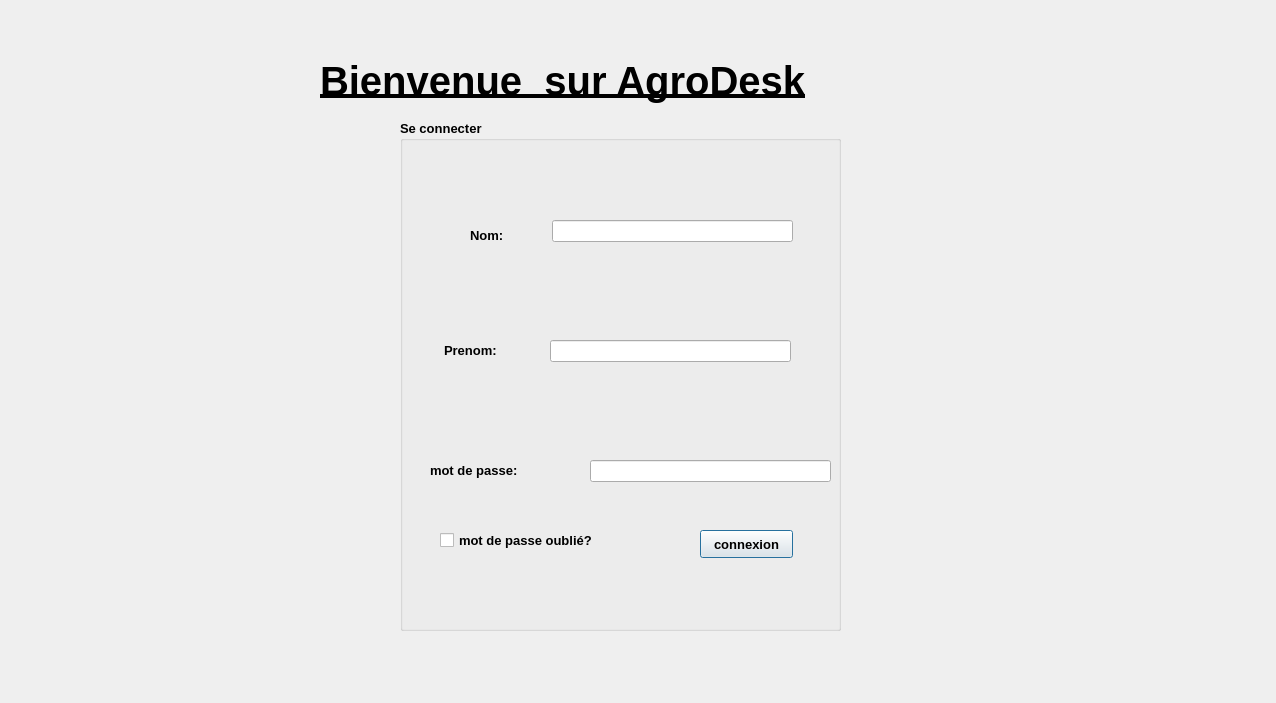
<?xml version="1.0" encoding="UTF-8"?>
<ui version="4.0">
 <class>login</class>
 <widget class="QDialog" name="login">
  <property name="geometry">
   <rect>
    <x>0</x>
    <y>0</y>
    <width>1276</width>
    <height>703</height>
   </rect>
  </property>
  <property name="windowTitle">
   <string>Dialog</string>
  </property>
  <widget class="QGroupBox" name="groupBox">
   <property name="geometry">
    <rect>
     <x>400</x>
     <y>120</y>
     <width>441</width>
     <height>511</height>
    </rect>
   </property>
   <property name="font">
    <font>
     <pointsize>10</pointsize>
     <weight>75</weight>
     <bold>true</bold>
    </font>
   </property>
   <property name="title">
    <string>Se connecter</string>
   </property>
   <widget class="QLabel" name="label_4">
    <property name="geometry">
     <rect>
      <x>70</x>
      <y>100</y>
      <width>91</width>
      <height>31</height>
     </rect>
    </property>
    <property name="text">
     <string>Nom:</string>
    </property>
   </widget>
   <widget class="QLabel" name="label_5">
    <property name="geometry">
     <rect>
      <x>44</x>
      <y>220</y>
      <width>81</width>
      <height>20</height>
     </rect>
    </property>
    <property name="text">
     <string>Prenom:</string>
    </property>
   </widget>
   <widget class="QLabel" name="label_6">
    <property name="geometry">
     <rect>
      <x>30</x>
      <y>340</y>
      <width>131</width>
      <height>20</height>
     </rect>
    </property>
    <property name="text">
     <string>mot de passe:</string>
    </property>
   </widget>
   <widget class="QLineEdit" name="nom">
    <property name="geometry">
     <rect>
      <x>152</x>
      <y>100</y>
      <width>241</width>
      <height>22</height>
     </rect>
    </property>
   </widget>
   <widget class="QLineEdit" name="prenom">
    <property name="geometry">
     <rect>
      <x>150</x>
      <y>220</y>
      <width>241</width>
      <height>22</height>
     </rect>
    </property>
   </widget>
   <widget class="QLineEdit" name="password">
    <property name="geometry">
     <rect>
      <x>190</x>
      <y>340</y>
      <width>241</width>
      <height>22</height>
     </rect>
    </property>
   </widget>
   <widget class="QPushButton" name="login_2">
    <property name="geometry">
     <rect>
      <x>300</x>
      <y>410</y>
      <width>93</width>
      <height>28</height>
     </rect>
    </property>
    <property name="text">
     <string>connexion</string>
    </property>
   </widget>
   <widget class="QCheckBox" name="checkBox">
    <property name="geometry">
     <rect>
      <x>40</x>
      <y>410</y>
      <width>221</width>
      <height>21</height>
     </rect>
    </property>
    <property name="text">
     <string>mot de passe oublié?</string>
    </property>
   </widget>
  </widget>
  <widget class="QLabel" name="label_2">
   <property name="geometry">
    <rect>
     <x>320</x>
     <y>40</y>
     <width>661</width>
     <height>81</height>
    </rect>
   </property>
   <property name="font">
    <font>
     <family>MS Shell Dlg 2</family>
     <pointsize>30</pointsize>
     <weight>75</weight>
     <bold>true</bold>
     <underline>true</underline>
    </font>
   </property>
   <property name="text">
    <string>Bienvenue  sur AgroDesk</string>
   </property>
  </widget>
  <widget class="QLabel" name="label_3">
   <property name="geometry">
    <rect>
     <x>1000</x>
     <y>20</y>
     <width>161</width>
     <height>131</height>
    </rect>
   </property>
   <property name="text">
    <string/>
   </property>
   <property name="pixmap">
    <pixmap>../projet/rmv.png</pixmap>
   </property>
   <property name="scaledContents">
    <bool>true</bool>
   </property>
  </widget>
  <widget class="QLabel" name="label">
   <property name="geometry">
    <rect>
     <x>0</x>
     <y>0</y>
     <width>1291</width>
     <height>711</height>
    </rect>
   </property>
   <property name="styleSheet">
    <string notr="true">background-image: url(:/new/prefix1/wallpaperflare.com_wallpaper.jpg);</string>
   </property>
   <property name="text">
    <string/>
   </property>
   <property name="pixmap">
    <pixmap>../qt/smart farm back 1.png</pixmap>
   </property>
   <property name="scaledContents">
    <bool>true</bool>
   </property>
  </widget>
  <widget class="QLabel" name="label_7">
   <property name="geometry">
    <rect>
     <x>650</x>
     <y>600</y>
     <width>301</width>
     <height>51</height>
    </rect>
   </property>
   <property name="text">
    <string/>
   </property>
  </widget>
  <zorder>label</zorder>
  <zorder>groupBox</zorder>
  <zorder>label_2</zorder>
  <zorder>label_3</zorder>
  <zorder>label_7</zorder>
 </widget>
 <resources/>
 <connections/>
</ui>
